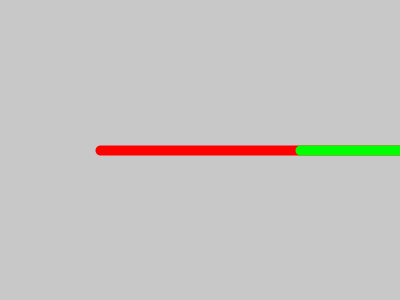
Frame 1 (no input)
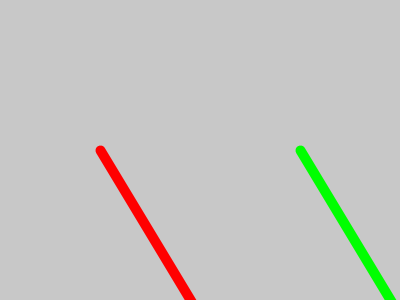
Frame 60 (the mouse pressed at the canvas centre just before this capture)
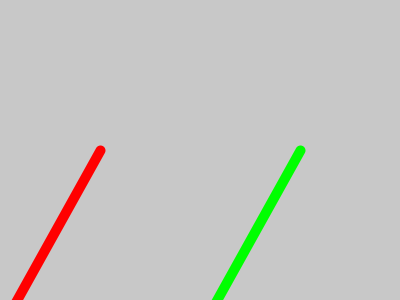
Frame 120 (the mouse held since frame 60 and released just before this capture)

The Processing sketch that drew these frames (run headless with seeded random() and noise(); from frame 60 on, the mouse is pressed at the canvas centre):

// Processing sketch: SandBox_Matrix
// ── SandBox_Matrix.pde
int deg=0;
void setup(){
  size(400,300);
  strokeWeight(10);
}

void draw(){
 background(200,200,200);
  
//赤い線を書く処理
 stroke(255,0,0);
 pushMatrix();  //通常の座標を保存
 translate(width/4,height/2);  //座標変換処理。赤い線の中心を原点にする
 rotate(deg*PI/180);  //座標回転処理。上記で変換した原点を中心に、座標を回転する
 line(0,0,width,0);  //座標を回転した状態で線をかく
 popMatrix();  //通常の座標に戻す

//緑の線を書く処理
 stroke(0,255,0);
 pushMatrix();  //通常の座標を保存
 translate(3*width/4,height/2);  //座標変換処理。緑の線の中心を原点にする
 rotate(deg*PI/180);  //座標回転処理。上記で変換した原点を中心に、座標を回転する
 line(0,0,width,0);//座標を回転した状態で線をかく
 popMatrix();  //通常の座標に戻す

 deg++;
}
